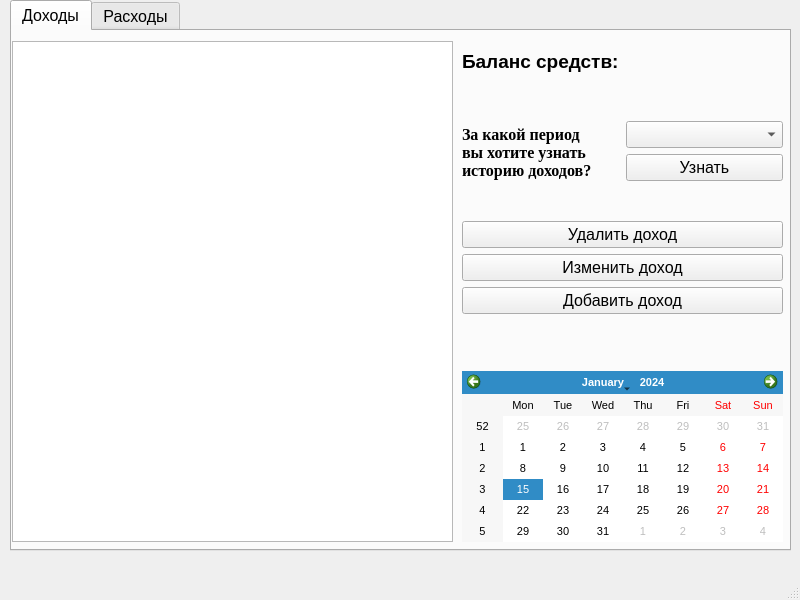
<?xml version="1.0" encoding="UTF-8"?>
<ui version="4.0">
 <class>MainWindow</class>
 <widget class="QMainWindow" name="MainWindow">
  <property name="geometry">
   <rect>
    <x>0</x>
    <y>0</y>
    <width>800</width>
    <height>600</height>
   </rect>
  </property>
  <property name="sizePolicy">
   <sizepolicy hsizetype="Fixed" vsizetype="Fixed">
    <horstretch>0</horstretch>
    <verstretch>0</verstretch>
   </sizepolicy>
  </property>
  <property name="minimumSize">
   <size>
    <width>800</width>
    <height>600</height>
   </size>
  </property>
  <property name="maximumSize">
   <size>
    <width>800</width>
    <height>600</height>
   </size>
  </property>
  <property name="windowTitle">
   <string>Wallet</string>
  </property>
  <widget class="QWidget" name="centralwidget">
   <widget class="QTabWidget" name="tabWidget">
    <property name="geometry">
     <rect>
      <x>10</x>
      <y>0</y>
      <width>781</width>
      <height>551</height>
     </rect>
    </property>
    <property name="font">
     <font>
      <pointsize>12</pointsize>
     </font>
    </property>
    <property name="currentIndex">
     <number>0</number>
    </property>
    <widget class="QWidget" name="tab">
     <attribute name="title">
      <string>Доходы</string>
     </attribute>
     <widget class="QCalendarWidget" name="calendarWidget">
      <property name="geometry">
       <rect>
        <x>450</x>
        <y>340</y>
        <width>321</width>
        <height>171</height>
       </rect>
      </property>
      <property name="font">
       <font>
        <pointsize>8</pointsize>
       </font>
      </property>
     </widget>
     <widget class="QTableWidget" name="tableWidget">
      <property name="geometry">
       <rect>
        <x>0</x>
        <y>10</y>
        <width>441</width>
        <height>501</height>
       </rect>
      </property>
      <property name="font">
       <font>
        <pointsize>8</pointsize>
       </font>
      </property>
     </widget>
     <widget class="QWidget" name="layoutWidget">
      <property name="geometry">
       <rect>
        <x>450</x>
        <y>190</y>
        <width>321</width>
        <height>141</height>
       </rect>
      </property>
      <layout class="QVBoxLayout" name="verticalLayout">
       <item>
        <widget class="QPushButton" name="deleteIncomeButton">
         <property name="text">
          <string>Удалить доход</string>
         </property>
        </widget>
       </item>
       <item>
        <widget class="QPushButton" name="editIncomeButton">
         <property name="text">
          <string>Изменить доход</string>
         </property>
        </widget>
       </item>
       <item>
        <widget class="QPushButton" name="addIncomeButton">
         <property name="text">
          <string>Добавить доход</string>
         </property>
        </widget>
       </item>
       <item>
        <widget class="QLabel" name="labelIncome">
         <property name="sizePolicy">
          <sizepolicy hsizetype="Fixed" vsizetype="Fixed">
           <horstretch>0</horstretch>
           <verstretch>0</verstretch>
          </sizepolicy>
         </property>
         <property name="minimumSize">
          <size>
           <width>318</width>
           <height>40</height>
          </size>
         </property>
         <property name="maximumSize">
          <size>
           <width>318</width>
           <height>40</height>
          </size>
         </property>
         <property name="font">
          <font>
           <weight>75</weight>
           <bold>true</bold>
           <stylestrategy>NoAntialias</stylestrategy>
          </font>
         </property>
         <property name="text">
          <string/>
         </property>
         <property name="alignment">
          <set>Qt::AlignCenter</set>
         </property>
        </widget>
       </item>
      </layout>
     </widget>
     <widget class="QWidget" name="layoutWidget_2">
      <property name="geometry">
       <rect>
        <x>450</x>
        <y>10</y>
        <width>321</width>
        <height>41</height>
       </rect>
      </property>
      <layout class="QHBoxLayout" name="horizontalLayout_4">
       <item>
        <layout class="QHBoxLayout" name="horizontalLayout_5">
         <item>
          <widget class="QLabel" name="label_6">
           <property name="font">
            <font>
             <pointsize>14</pointsize>
             <weight>75</weight>
             <bold>true</bold>
            </font>
           </property>
           <property name="text">
            <string>Баланс средств:</string>
           </property>
          </widget>
         </item>
        </layout>
       </item>
       <item>
        <widget class="QLabel" name="labelmoney_1">
         <property name="font">
          <font>
           <pointsize>12</pointsize>
           <weight>75</weight>
           <italic>false</italic>
           <bold>true</bold>
           <underline>false</underline>
           <strikeout>false</strikeout>
           <stylestrategy>NoAntialias</stylestrategy>
          </font>
         </property>
         <property name="text">
          <string/>
         </property>
         <property name="alignment">
          <set>Qt::AlignLeading|Qt::AlignLeft|Qt::AlignVCenter</set>
         </property>
        </widget>
       </item>
      </layout>
     </widget>
     <widget class="QWidget" name="layoutWidget_3">
      <property name="geometry">
       <rect>
        <x>450</x>
        <y>90</y>
        <width>321</width>
        <height>62</height>
       </rect>
      </property>
      <layout class="QHBoxLayout" name="horizontalLayout_6">
       <item>
        <widget class="QLabel" name="label_4">
         <property name="font">
          <font>
           <family>Times New Roman</family>
           <pointsize>12</pointsize>
           <weight>75</weight>
           <italic>false</italic>
           <bold>true</bold>
           <underline>false</underline>
           <strikeout>false</strikeout>
           <stylestrategy>PreferAntialias</stylestrategy>
           <kerning>true</kerning>
          </font>
         </property>
         <property name="toolTipDuration">
          <number>0</number>
         </property>
         <property name="text">
          <string>За какой период
вы хотите узнать
историю доходов? </string>
         </property>
        </widget>
       </item>
       <item>
        <layout class="QVBoxLayout" name="verticalLayout_4">
         <item>
          <widget class="QComboBox" name="comboBoxIncome"/>
         </item>
         <item>
          <widget class="QPushButton" name="learnIncomeButton">
           <property name="text">
            <string>Узнать</string>
           </property>
          </widget>
         </item>
        </layout>
       </item>
      </layout>
     </widget>
    </widget>
    <widget class="QWidget" name="tab_2">
     <attribute name="title">
      <string>Расходы</string>
     </attribute>
     <widget class="QTableWidget" name="tableWidget_2">
      <property name="geometry">
       <rect>
        <x>0</x>
        <y>10</y>
        <width>441</width>
        <height>501</height>
       </rect>
      </property>
      <property name="font">
       <font>
        <pointsize>8</pointsize>
       </font>
      </property>
     </widget>
     <widget class="QCalendarWidget" name="calendarWidget_2">
      <property name="geometry">
       <rect>
        <x>450</x>
        <y>340</y>
        <width>321</width>
        <height>171</height>
       </rect>
      </property>
      <property name="font">
       <font>
        <pointsize>8</pointsize>
       </font>
      </property>
     </widget>
     <widget class="QWidget" name="layoutWidget">
      <property name="geometry">
       <rect>
        <x>450</x>
        <y>190</y>
        <width>322</width>
        <height>141</height>
       </rect>
      </property>
      <layout class="QVBoxLayout" name="verticalLayout_2">
       <item>
        <widget class="QPushButton" name="deleteExpenseButton">
         <property name="text">
          <string>Удалить расход</string>
         </property>
        </widget>
       </item>
       <item>
        <widget class="QPushButton" name="editExpenseButton">
         <property name="text">
          <string>Изменить расход</string>
         </property>
        </widget>
       </item>
       <item>
        <widget class="QPushButton" name="addExpenseButton">
         <property name="text">
          <string>Добавить расход</string>
         </property>
        </widget>
       </item>
       <item>
        <widget class="QLabel" name="labelExpense">
         <property name="sizePolicy">
          <sizepolicy hsizetype="Fixed" vsizetype="Fixed">
           <horstretch>0</horstretch>
           <verstretch>0</verstretch>
          </sizepolicy>
         </property>
         <property name="minimumSize">
          <size>
           <width>318</width>
           <height>40</height>
          </size>
         </property>
         <property name="maximumSize">
          <size>
           <width>318</width>
           <height>40</height>
          </size>
         </property>
         <property name="font">
          <font>
           <weight>75</weight>
           <bold>true</bold>
           <stylestrategy>NoAntialias</stylestrategy>
          </font>
         </property>
         <property name="text">
          <string/>
         </property>
         <property name="alignment">
          <set>Qt::AlignCenter</set>
         </property>
        </widget>
       </item>
      </layout>
     </widget>
     <widget class="QWidget" name="layoutWidget">
      <property name="geometry">
       <rect>
        <x>450</x>
        <y>10</y>
        <width>321</width>
        <height>41</height>
       </rect>
      </property>
      <layout class="QHBoxLayout" name="horizontalLayout_2">
       <item>
        <layout class="QHBoxLayout" name="horizontalLayout">
         <item>
          <widget class="QLabel" name="label_2">
           <property name="font">
            <font>
             <pointsize>14</pointsize>
             <weight>75</weight>
             <bold>true</bold>
            </font>
           </property>
           <property name="text">
            <string>Баланс средств:</string>
           </property>
          </widget>
         </item>
        </layout>
       </item>
       <item>
        <widget class="QLabel" name="labelmoney_2">
         <property name="font">
          <font>
           <pointsize>12</pointsize>
           <weight>75</weight>
           <bold>true</bold>
           <stylestrategy>NoAntialias</stylestrategy>
          </font>
         </property>
         <property name="text">
          <string/>
         </property>
        </widget>
       </item>
      </layout>
     </widget>
     <widget class="QWidget" name="layoutWidget">
      <property name="geometry">
       <rect>
        <x>450</x>
        <y>90</y>
        <width>321</width>
        <height>62</height>
       </rect>
      </property>
      <layout class="QHBoxLayout" name="horizontalLayout_3">
       <item>
        <widget class="QLabel" name="label_3">
         <property name="font">
          <font>
           <family>Times New Roman</family>
           <pointsize>12</pointsize>
           <weight>75</weight>
           <italic>false</italic>
           <bold>true</bold>
           <underline>false</underline>
           <strikeout>false</strikeout>
           <stylestrategy>PreferAntialias</stylestrategy>
           <kerning>true</kerning>
          </font>
         </property>
         <property name="toolTipDuration">
          <number>0</number>
         </property>
         <property name="text">
          <string>За какой период
вы хотите узнать
историю расходов? </string>
         </property>
        </widget>
       </item>
       <item>
        <layout class="QVBoxLayout" name="verticalLayout_3">
         <item>
          <widget class="QComboBox" name="comboBoxExpense"/>
         </item>
         <item>
          <widget class="QPushButton" name="learnExpenseButton">
           <property name="text">
            <string>Узнать</string>
           </property>
          </widget>
         </item>
        </layout>
       </item>
      </layout>
     </widget>
    </widget>
   </widget>
  </widget>
  <widget class="QMenuBar" name="menubar">
   <property name="geometry">
    <rect>
     <x>0</x>
     <y>0</y>
     <width>800</width>
     <height>21</height>
    </rect>
   </property>
  </widget>
  <widget class="QStatusBar" name="statusbar"/>
 </widget>
 <resources/>
 <connections/>
</ui>
